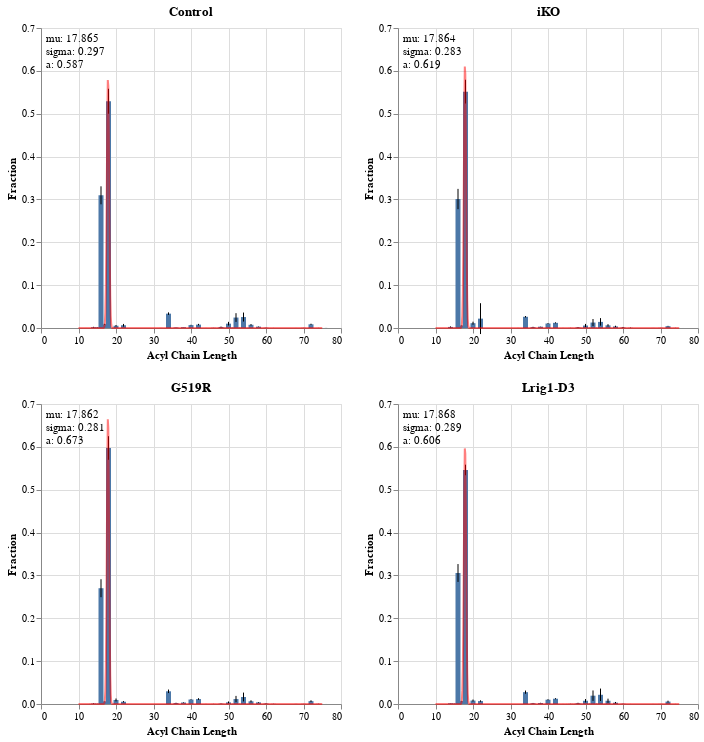

Here is the notebook cell this chart was saved with:
### Markdown cell above
#### Gaussian

### Code cell
chart_list = []
def gauss(x,mu,sigma,A):
    return A*np.exp(-(x-mu)**2/(2*sigma**2))

def bimodal(x,mu1,sigma1,A1,mu2,sigma2,A2):
    return gauss(x,mu1,sigma1,A1)+gauss(x,mu2,sigma2,A2)

for protein in ptnstd['Mutation'].unique():
    source = ptnstd[ptnstd['Mutation'] == protein]
    
    # create error bars
    err = alt.Chart(source).mark_errorbar(extent='stdev').encode(
        x='Acyl Chain Length:Q',
        y='Fraction:Q',
    )
    
    # create histogram
    bar = alt.Chart(source).mark_bar().encode(
        x='Acyl Chain Length:Q',
        y=alt.Y('mean(Fraction):Q').scale(domain=[0,0.7])
    ).properties(title={'text': protein})
    
    # create gaussian
    x = ptns['Acyl Chain Length']
    y = ptns[protein].loc[x.index]
    
    # expected vals
    n = sum(y)                         
    mean = sum(x*y)/n                  
    sigma = sum(y*(x-mean)**2)/n 
    
    expected = [0.45, mean, sigma]
    # print(protein, expected)
    
    popt,pcov = curve_fit(gauss,x,y,p0=expected)
    
    xx = np.linspace(10, 75, 500)
    
    s = pd.DataFrame({'Acyl Chain Length':xx, 'y':gauss(xx, *popt)})
    
    gaus = alt.Chart(s).mark_line(color='red', opacity=0.5).encode(
        x='Acyl Chain Length:Q',
        y=alt.Y('y:Q')
    )
    
    text1 = alt.Chart({'values':[{}]}).mark_text(
        align="left", baseline="top"
    ).encode(
        x=alt.value(5),  # pixels from left
        y=alt.value(5),  # pixels from top
        text=alt.value([f"mu: {popt[0]:.3f}", f"sigma: {popt[1]:.3f}", f"a: {popt[2]:.3f}"])
    )
    
    # append to chart list
    chart = bar + err + gaus + text1
    
    chart_list.append(chart)
    
ss_bimodal = alt.hconcat(*chart_list[:2]) & alt.hconcat(*chart_list[2:])
ss_bimodal.save('graphs/dgat/chain_length/Histogram_SidebySide.png', ppi=300)
ss_bimodal

### Figure 1 — Vega-Lite specification as saved in the notebook (floating-point values rounded to 4 significant figures; data arrays with more than 128 entries replaced by an {"elided": "..."} marker saying what was removed)
{"config": {"view": {"continuousWidth": 300, "continuousHeight": 300}}, "vconcat": [{"hconcat": [{"layer": [{"mark": {"type": "bar"}, "encoding": {"x": {"field": "Acyl Chain Length", "type": "quantitative"}, "y": {"aggregate": "mean", "field": "Fraction", "scale": {"domain": [0, 0.7]}, "type": "quantitative"}}, "title": {"text": "Control"}}, {"mark": {"type": "errorbar", "extent": "stdev"}, "encoding": {"x": {"field": "Acyl Chain Length", "type": "quantitative"}, "y": {"field": "Fraction", "type": "quantitative"}}}, {"data": {"name": "data-9221647b9ab1a29b5087d234eca550f3"}, "mark": {"type": "line", "color": "red", "opacity": 0.5}, "encoding": {"x": {"field": "Acyl Chain Length", "type": "quantitative"}, "y": {"field": "y", "type": "quantitative"}}}, {"data": {"name": "empty"}, "mark": {"type": "text", "align": "left", "baseline": "top"}, "encoding": {"text": {"value": ["mu: 17.865", "sigma: 0.297", "a: 0.587"]}, "x": {"value": 5}, "y": {"value": 5}}}], "data": {"name": "data-ae6568f9eb2b59984dd029afb8dd1912"}}, {"layer": [{"mark": {"type": "bar"}, "encoding": {"x": {"field": "Acyl Chain Length", "type": "quantitative"}, "y": {"aggregate": "mean", "field": "Fraction", "scale": {"domain": [0, 0.7]}, "type": "quantitative"}}, "title": {"text": "iKO"}}, {"mark": {"type": "errorbar", "extent": "stdev"}, "encoding": {"x": {"field": "Acyl Chain Length", "type": "quantitative"}, "y": {"field": "Fraction", "type": "quantitative"}}}, {"data": {"name": "data-2fdca54cb9f89f80e8a05be9d5742c40"}, "mark": {"type": "line", "color": "red", "opacity": 0.5}, "encoding": {"x": {"field": "Acyl Chain Length", "type": "quantitative"}, "y": {"field": "y", "type": "quantitative"}}}, {"data": {"name": "empty"}, "mark": {"type": "text", "align": "left", "baseline": "top"}, "encoding": {"text": {"value": ["mu: 17.864", "sigma: 0.283", "a: 0.619"]}, "x": {"value": 5}, "y": {"value": 5}}}], "data": {"name": "data-08bf4995da24a0ed7c64b8c0f376be4d"}}]}, {"hconcat": [{"layer": [{"mark": {"type": "bar"}, "encoding": {"x": {"field": "Acyl Chain Length", "type": "quantitative"}, "y": {"aggregate": "mean", "field": "Fraction", "scale": {"domain": [0, 0.7]}, "type": "quantitative"}}, "title": {"text": "G519R"}}, {"mark": {"type": "errorbar", "extent": "stdev"}, "encoding": {"x": {"field": "Acyl Chain Length", "type": "quantitative"}, "y": {"field": "Fraction", "type": "quantitative"}}}, {"data": {"name": "data-e3fdfc1902af7dc0f2af884df0ea351f"}, "mark": {"type": "line", "color": "red", "opacity": 0.5}, "encoding": {"x": {"field": "Acyl Chain Length", "type": "quantitative"}, "y": {"field": "y", "type": "quantitative"}}}, {"data": {"name": "empty"}, "mark": {"type": "text", "align": "left", "baseline": "top"}, "encoding": {"text": {"value": ["mu: 17.862", "sigma: 0.281", "a: 0.673"]}, "x": {"value": 5}, "y": {"value": 5}}}], "data": {"name": "data-7e6cecd3f24fe41e81915c618d19512d"}}, {"layer": [{"mark": {"type": "bar"}, "encoding": {"x": {"field": "Acyl Chain Length", "type": "quantitative"}, "y": {"aggregate": "mean", "field": "Fraction", "scale": {"domain": [0, 0.7]}, "type": "quantitative"}}, "title": {"text": "Lrig1-D3"}}, {"mark": {"type": "errorbar", "extent": "stdev"}, "encoding": {"x": {"field": "Acyl Chain Length", "type": "quantitative"}, "y": {"field": "Fraction", "type": "quantitative"}}}, {"data": {"name": "data-d04bdb22f0b30c1b554829367a27c4e6"}, "mark": {"type": "line", "color": "red", "opacity": 0.5}, "encoding": {"x": {"field": "Acyl Chain Length", "type": "quantitative"}, "y": {"field": "y", "type": "quantitative"}}}, {"data": {"name": "empty"}, "mark": {"type": "text", "align": "left", "baseline": "top"}, "encoding": {"text": {"value": ["mu: 17.868", "sigma: 0.289", "a: 0.606"]}, "x": {"value": 5}, "y": {"value": 5}}}], "data": {"name": "data-f1fa92f12ee7e81be9382e91ffde5cd5"}}]}], "$schema": "https://vega.github.io/schema/vega-lite/v5.17.0.json", "datasets": {"data-ae6568f9eb2b59984dd029afb8dd1912": {"elided": "210 records"}, "data-9221647b9ab1a29b5087d234eca550f3": {"elided": "500 records"}, "empty": [{}], "data-08bf4995da24a0ed7c64b8c0f376be4d": {"elided": "252 records"}, "data-2fdca54cb9f89f80e8a05be9d5742c40": {"elided": "500 records"}, "data-7e6cecd3f24fe41e81915c618d19512d": {"elided": "210 records"}, "data-e3fdfc1902af7dc0f2af884df0ea351f": {"elided": "500 records"}, "data-f1fa92f12ee7e81be9382e91ffde5cd5": {"elided": "168 records"}, "data-d04bdb22f0b30c1b554829367a27c4e6": {"elided": "500 records"}}}
